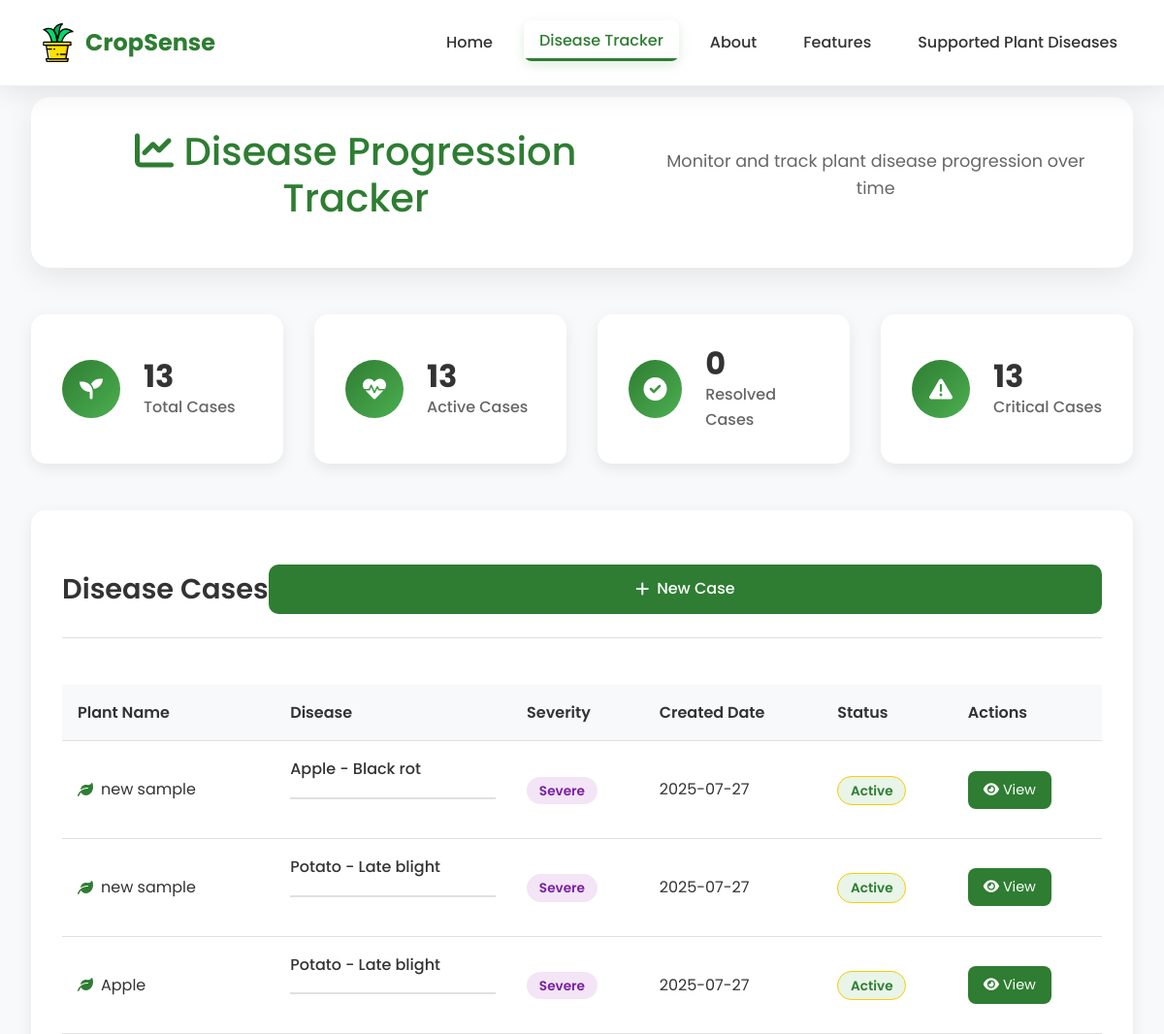
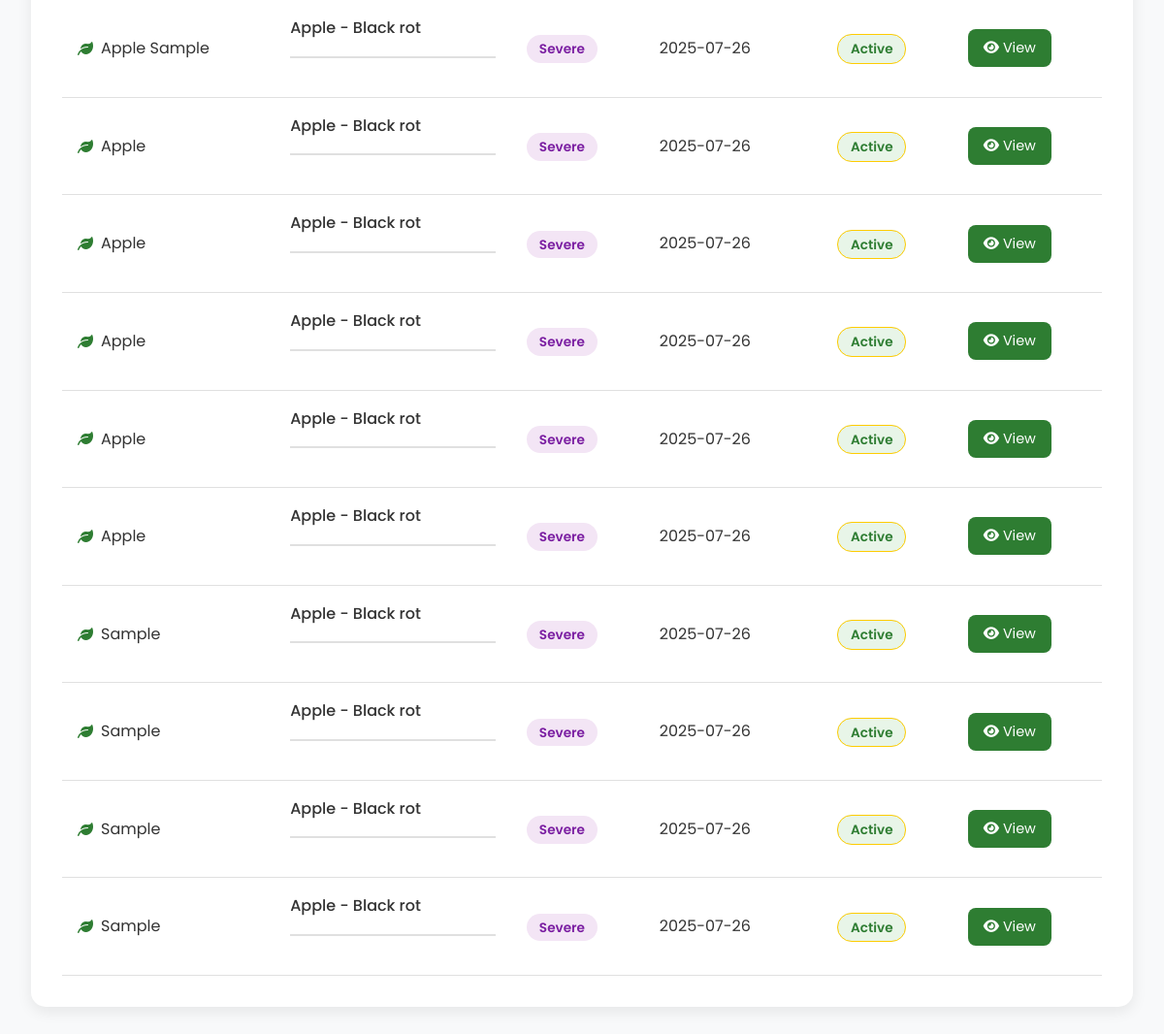
/disease-tracker, run on the app's committed database (2 pictures, top to bottom).
### tables this page shows
CREATE TABLE disease_cases (
                id TEXT PRIMARY KEY,
                plant_name TEXT NOT NULL,
                initial_disease TEXT NOT NULL,
                initial_confidence REAL NOT NULL,
                initial_severity TEXT NOT NULL,
                initial_health_score INTEGER NOT NULL,
                initial_image_path TEXT NOT NULL,
                created_date TEXT NOT NULL,
                status TEXT DEFAULT 'active',
                notes TEXT
            , environmental_data TEXT, environmental_risk_score REAL, confidence_adjustment REAL);

### app.py (the view)
@app.route('/disease-tracker')
def disease_tracker():
    cases = db_tracker.get_all_cases()
    return render_template('disease_tracker.html', cases=cases)

### database.py (called while the page is built)
    def get_all_cases(self):
        conn = sqlite3.connect(self.db_path)
        cursor = conn.cursor()
        cursor.execute('''
            SELECT id, plant_name, initial_disease, initial_severity,
                   created_date, status
            FROM disease_cases
            ORDER BY created_date DESC
        ''')
        cases = cursor.fetchall()
        conn.close()
        return cases

### templates/disease_tracker.html (shortened to what this page needs)
<!DOCTYPE html>
<html lang="en">
<head>
    <link rel="stylesheet" href="../static/css/bootstrap.min.css">
    <link rel="stylesheet" href="../static/css/style.css">
    <link href="https://cdnjs.cloudflare.com/ajax/libs/font-awesome/6.0.0/css/all.min.css" rel="stylesheet">
</head>
<body>
    <nav class="modern-navbar">
        <div class="nav-container">
            <div class="nav-brand">
                <img src="../static/images/logo.svg" alt="CropSense" class="nav-logo">
                <span class="brand-text">CropSense</span>
            </div>
            <div class="nav-links">
                <a href="/" class="nav-link">Home</a>
                <a href="/disease-tracker" class="nav-link active">Disease Tracker</a>
                <a href="/#about" class="nav-link">About</a>
                <a href="/#features" class="nav-link">Features</a>
                <a href="/#supported-diseases" class="nav-link">Supported Plant Diseases</a>
            </div>
        </div>
    </nav>
    <div class="tracker-container">
        <div class="tracker-header">
            <h1><i class="fas fa-chart-line"></i> Disease Progression Tracker</h1>
            <p>Monitor and track plant disease progression over time</p>
        </div>
        <div class="stats-grid">
            <div class="stat-card">
                <div class="stat-icon">
                    <i class="fas fa-seedling"></i>
                </div>
                <div class="stat-content">
                    <h3>{{cases|length}}</h3>
                    <p>Total Cases</p>
                </div>
            </div>
            <div class="stat-card">
                <div class="stat-icon">
                    <i class="fas fa-heartbeat"></i>
                </div>
                <div class="stat-content">
                    <h3>{{cases|selectattr('5', 'equalto', 'active')|list|length}}</h3>
                    <p>Active Cases</p>
                </div>
            </div>
            <div class="stat-card">
                <div class="stat-icon">
                    <i class="fas fa-check-circle"></i>
                </div>
                <div class="stat-content">
                    <h3>{{cases|selectattr('5', 'equalto', 'resolved')|list|length}}</h3>
                    <p>Resolved Cases</p>
                </div>
            </div>
            <div class="stat-card">
                <div class="stat-icon">
                    <i class="fas fa-exclamation-triangle"></i>
                </div>
                <div class="stat-content">
                    <h3>{{cases|selectattr('3', 'equalto', 'Severe')|list|length}}</h3>
                    <p>Critical Cases</p>
                </div>
            </div>
        </div>
        <div class="cases-section">
            <div class="section-header">
                <h2>Disease Cases</h2>
                <button class="btn-primary" onclick="showCreateCaseModal()">
                    <i class="fas fa-plus"></i> New Case
                </button>
            </div>
            <div class="cases-table-container">
                <table class="cases-table">
                    <thead>
                        <tr>
                            <th>Plant Name</th>
                            <th>Disease</th>
                            <th>Severity</th>
                            <th>Created Date</th>
                            <th>Status</th>
                            <th>Actions</th>
                        </tr>
                    </thead>
                    <tbody>
                        {% for case in cases %}
                        <tr>
                            <td>
                                <div class="plant-info">
                                    <i class="fas fa-leaf"></i>
                                    <span>{{case[1]}}</span>
                                </div>
                            </td>
                            <td>
                                <span class="disease-name">{{case[2].replace('___', ' - ').replace('_', ' ')}}</span>
                            </td>
                            <td>
                                <span class="severity-badge severity-{{case[3].lower()}}">
                                    {{case[3]}}
                                </span>
                            </td>
                            <td>{{case[4][:10]}}</td>
                            <td>
                                <span class="status-badge status-{{case[5]}}">
                                    {{case[5].title()}}
                                </span>
                            </td>
                            <td>
                                <div class="action-buttons">
                                    <a href="/case/{{case[0]}}" class="btn-view">
                                        <i class="fas fa-eye"></i> View
                                    </a>
                                </div>
                            </td>
                        </tr>
                        {% endfor %}
                    </tbody>
                </table>
            </div>
        </div>
    </div>
</body>
</html>

### templates/disease_tracker.html (style rules this page uses)
.nav-link { text-decoration: none !important; color: #333 !important; font-weight: 500; transition: color 0.3s ease; position: relative; border: none !important; border-top: none !important; border-bottom: none !important; }
.nav-link:hover, .nav-link.active { color: #2e7d32 !important; text-decoration: none !important; }
.nav-link::after { content: ''; position: absolute; bottom: -5px; left: 0; width: 0; height: 2px; background: #2e7d32 !important; transition: width 0.3s ease; }
.nav-link:hover::after, .nav-link.active::after { width: 100% !important; }
.nav-link::before { display: none !important; }
.tracker-container { max-width: 1200px; margin: 0 auto; padding: 100px 2rem 2rem; }
.tracker-header { text-align: center; margin-bottom: 3rem; }
.tracker-header h1 { color: #2e7d32; font-size: 2.5rem; margin-bottom: 1rem; }
.tracker-header p { color: #666; font-size: 1.1rem; }
.stats-grid { display: grid; grid-template-columns: repeat(auto-fit, minmax(250px, 1fr)); gap: 2rem; margin-bottom: 3rem; }
.stat-card { background: white; padding: 2rem; border-radius: 15px; box-shadow: 0 5px 15px rgba(0, 0, 0, 0.08); display: flex; align-items: center; gap: 1.5rem; transition: transform 0.3s ease; }
.stat-icon { width: 60px; height: 60px; background: linear-gradient(135deg, #2e7d32, #4caf50); border-radius: 50%; display: flex; align-items: center; justify-content: center; color: white; font-size: 1.5rem; }
.stat-content h3 { font-size: 2rem; font-weight: 700; color: #333; margin: 0; }
.stat-content p { color: #666; margin: 0; font-weight: 500; }
.cases-section { background: white; border-radius: 15px; padding: 2rem; box-shadow: 0 5px 15px rgba(0, 0, 0, 0.08); }
.section-header { display: flex; justify-content: space-between; align-items: center; margin-bottom: 3rem; padding: 1.5rem 0; border-bottom: 1px solid #e0e0e0; }
.section-header h2 { color: #333; margin: 0; }
.cases-table-container { overflow-x: auto; }
.cases-table { width: 100%; border-collapse: collapse; }
.cases-table th, .cases-table td { padding: 1rem; text-align: left; border-bottom: 1px solid #e0e0e0; }
.cases-table th { background: #f8f9fa; font-weight: 600; color: #333; }
.plant-info { display: flex; align-items: center; gap: 0.5rem; }
.plant-info i { color: #2e7d32; }
.disease-name { font-weight: 500; color: #333; }
.severity-badge { padding: 0.3rem 0.8rem; border-radius: 15px; font-size: 0.85rem; font-weight: 600; }
.severity-severe { background: #f3e5f5; color: #7b1fa2; }
.status-badge { padding: 0.3rem 0.8rem; border-radius: 15px; font-size: 0.85rem; font-weight: 600; }
.status-active { background: #e8f5e8; color: #2e7d32; }
.btn-view { background: #2e7d32; color: white; padding: 0.5rem 1rem; border-radius: 8px; text-decoration: none; font-size: 0.9rem; transition: background 0.3s ease; }

### data on the page
disease_cases: plant_name "new sample", initial_disease "Apple - Black rot", initial_severity "Severe", created_date "2025-07-27", status "Active"
disease_cases: plant_name "new sample", initial_disease "Potato - Late blight", initial_severity "Severe", created_date "2025-07-27", status "Active"
disease_cases: plant_name "Apple", initial_disease "Potato - Late blight", initial_severity "Severe", created_date "2025-07-27", status "Active"
disease_cases: plant_name "Apple Sample", initial_disease "Apple - Black rot", initial_severity "Severe", created_date "2025-07-26", status "Active"
disease_cases: plant_name "Apple", initial_disease "Apple - Black rot", initial_severity "Severe", created_date "2025-07-26", status "Active"
disease_cases: plant_name "Apple", initial_disease "Apple - Black rot", initial_severity "Severe", created_date "2025-07-26", status "Active"
disease_cases: plant_name "Apple", initial_disease "Apple - Black rot", initial_severity "Severe", created_date "2025-07-26", status "Active"
disease_cases: plant_name "Apple", initial_disease "Apple - Black rot", initial_severity "Severe", created_date "2025-07-26", status "Active"
disease_cases: plant_name "Apple", initial_disease "Apple - Black rot", initial_severity "Severe", created_date "2025-07-26", status "Active"
disease_cases: plant_name "Sample", initial_disease "Apple - Black rot", initial_severity "Severe", created_date "2025-07-26", status "Active"
disease_cases: plant_name "Sample", initial_disease "Apple - Black rot", initial_severity "Severe", created_date "2025-07-26", status "Active"
disease_cases: plant_name "Sample", initial_disease "Apple - Black rot", initial_severity "Severe", created_date "2025-07-26", status "Active"
disease_cases: plant_name "Sample", initial_disease "Apple - Black rot", initial_severity "Severe", created_date "2025-07-26", status "Active"

### other printed values
{{ cases|length }} "13"
{{ cases|selectattr('5', 'equalto', 'active')|list|length }} "13"
{{ cases|selectattr('5', 'equalto', 'resolved')|list|length }} "0"
{{ cases|selectattr('3', 'equalto', 'Severe')|list|length }} "13"
